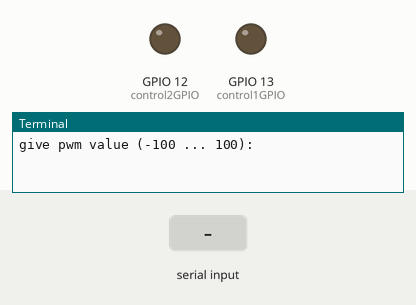
A program run on a simulated Raspberry Pi (BCM pin numbers). Shown: output pins drawn as LEDs (lit = HIGH), the last lines printed to the terminal. Inputs (shaded band) come from the test bench.

Above: at 1.2 s.
1.3 s: "5" typed at the terminal, then Enter
At 2.2 s:
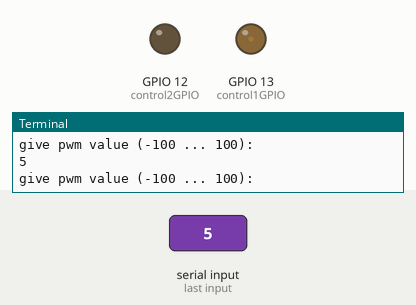
2.8 s: "90" typed at the terminal, then Enter
At 3.4 s:
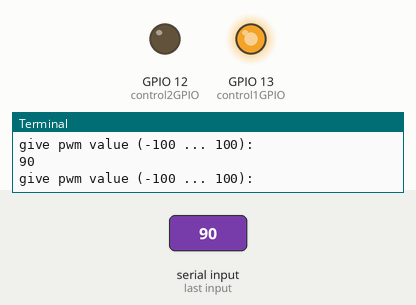
Timing chart, 0 to 5.8 s (numbered marks = the images above; inputs shaded):
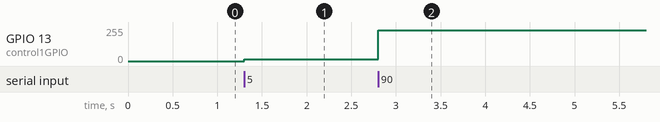

Measured:
- after the input at 1.3 s, GPIO 13 (control1GPIO): 0/255 → 13/255 at once
- after the input at 2.8 s, GPIO 13 (control1GPIO): 13/255 → 230/255 at once

The program:

testMotorLive.py
```python
#!/usr/bin/python3

import RPi.GPIO as GPIO
from time import sleep

control1GPIO = 13
control2GPIO = 12

GPIO.setwarnings(False)
GPIO.setmode(GPIO.BCM)
GPIO.setup(control1GPIO, GPIO.OUT)
GPIO.setup(control2GPIO, GPIO.OUT)

pwm1 = GPIO.PWM(control1GPIO, 2000)
pwm2 = GPIO.PWM(control2GPIO, 2000)
pwm1.start(0)
pwm2.start(0)

def setPwm(value):
    if value > 100 or value < -100:
        pwm1.ChangeDutyCycle(0)
        pwm2.ChangeDutyCycle(0)
    if value >= 0:
        pwm1.ChangeDutyCycle(value)
        pwm2.ChangeDutyCycle(0)
    else:
        pwm1.ChangeDutyCycle(0)
        pwm2.ChangeDutyCycle(-value)


while True:
    try:
        value = float(input("give pwm value (-100 ... 100): "))
    except KeyboardInterrupt:
        print()
        break
    setPwm(value)

GPIO.cleanup()
```
